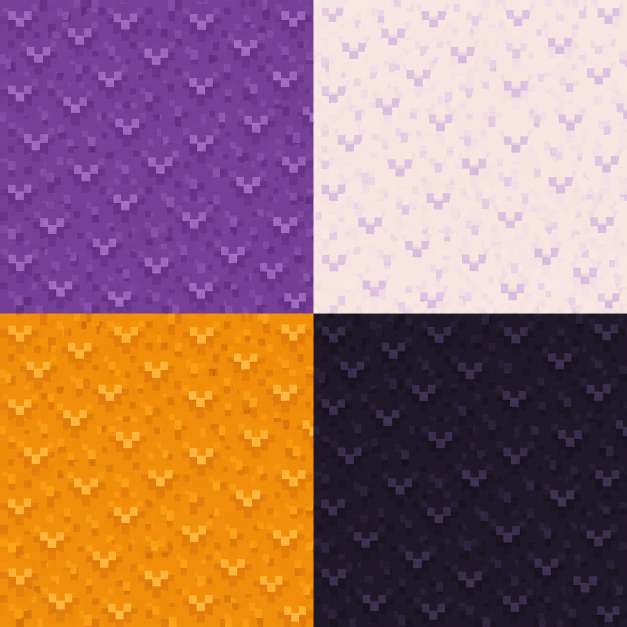
#> input picture art/skipping_owl/material-atlas.png, 1254 x 1254 px (shown at 1/2 size)
$ python import_skipping_owl_texture.py
#> lines starting #> are read from the running program, lines starting #| are printed output that depends on the picture
#!/usr/bin/env python3
"""Import the checked-in imagegen material atlas; no generation service is needed to rebuild it."""

from pathlib import Path
from PIL import Image


ROOT = Path(__file__).resolve().parents[1]
SOURCE = ROOT / "art/skipping_owl/material-atlas.png"
OUTPUT = ROOT / "src/main/resources/assets/hbk/textures/entity/skipping_owl.png"


def main() -> None:
    with Image.open(SOURCE) as source:
#> source is the input picture: PIL image 1254x1254 RGB; mean R, G, B 159, 114.2, 109.2
        if source.width != source.height:
            raise ValueError("The owl's four material quadrants require a square source atlas")
        atlas = source.convert("RGB").resize((128, 128), Image.Resampling.NEAREST)
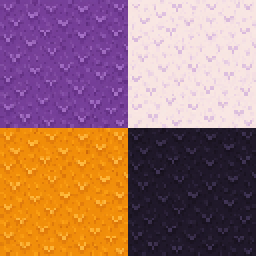
#> atlas: PIL image 128x128 RGB (shown 2 times larger); mean R, G, B 158.9, 114.1, 109.1
        OUTPUT.parent.mkdir(parents=True, exist_ok=True)
        atlas.save(OUTPUT)


if __name__ == "__main__":
    main()
